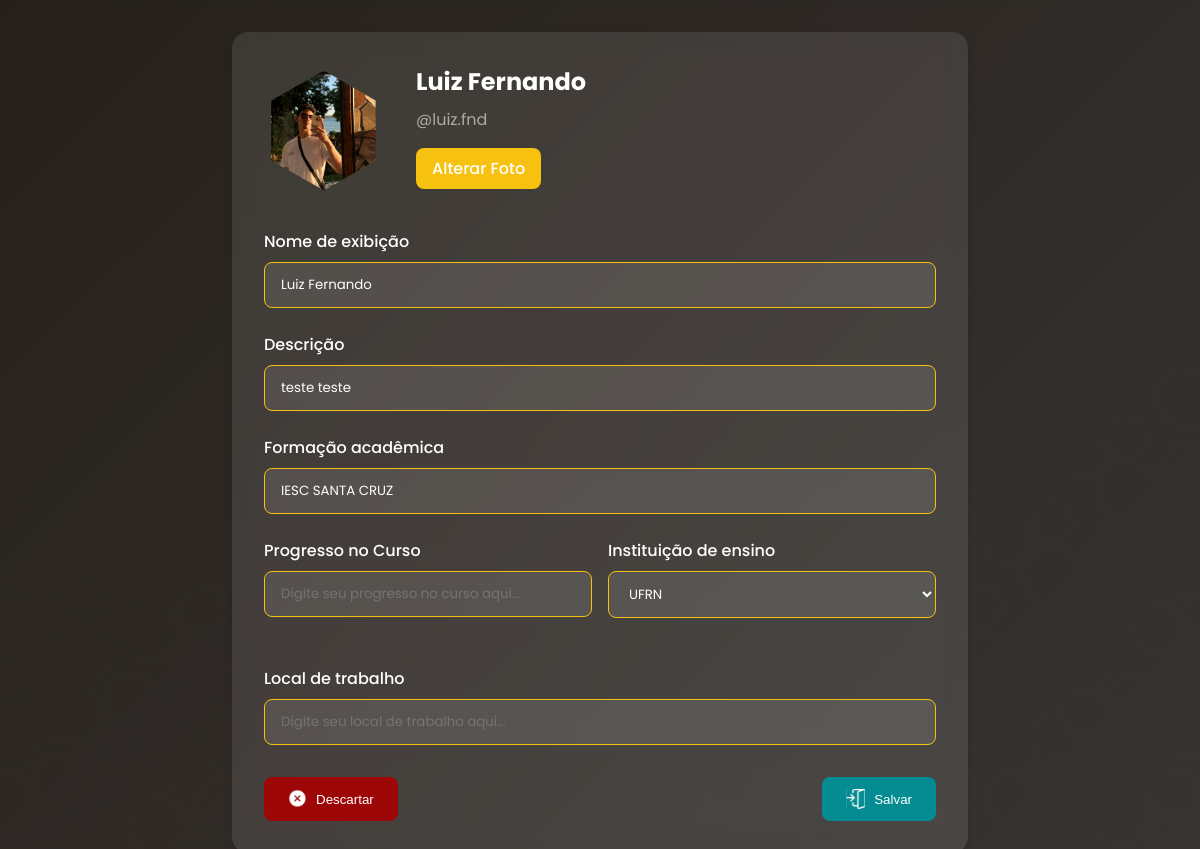
/editar-perfil/ (signed in), run on an earlier commit of the app's database.
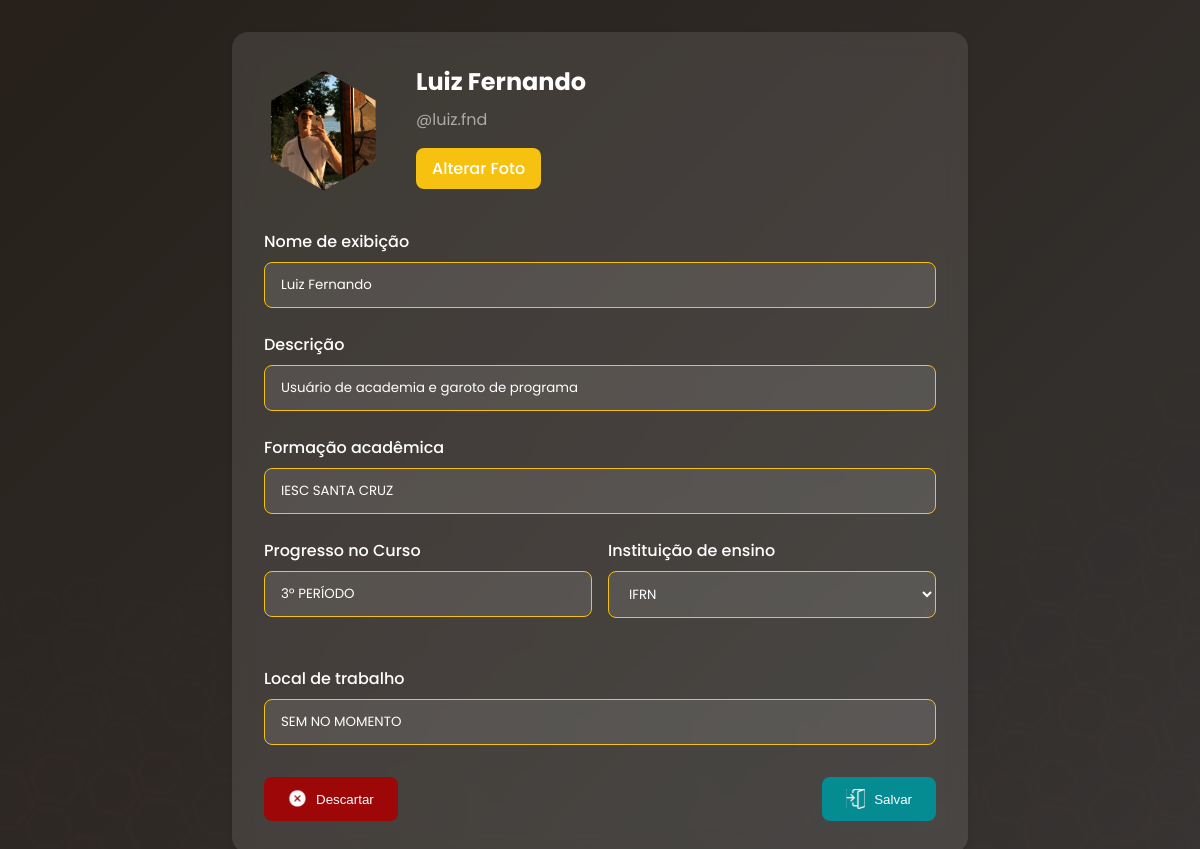
And on a later commit of the database.
### app_bizzu/models/usuario.py (models this page shows, shortened)
class Usuario(AbstractUser):
    nome = models.CharField(verbose_name="Nome", max_length=50)
    descricao = models.CharField(verbose_name="Descrição", max_length=200)
    imagemPerfil = models.ImageField(verbose_name="Imagem de perfil", upload_to="usuarios/%Y/%m/%d/", null=True)
    escolaFormacao = models.CharField(verbose_name="Escola de formação", max_length=30, blank=True, null=True)
    instituicaoAtual = models.CharField(verbose_name="Instituição atual", max_length=30, blank=True, null=True)
    localTrabalho = models.CharField(verbose_name="Local de trabalho", max_length=30, blank=True, null=True)
    progressoCurso = models.CharField(verbose_name="Progresso no curso", max_length=20, blank=True, null=True)
    repositoriosFavoritados = models.ManyToManyField("Repositorio", verbose_name="Repositórios salvos", symmetrical=False,related_name="repositorios_favoritados", blank=True)
    criado_em = models.DateTimeField(auto_now_add=True, verbose_name="Criado em", null=True, blank=True)
    segue = models.ManyToManyField("self",symmetrical=False, verbose_name="Segue", related_name="seguido_por", default=0, blank=True) # quem eu sigo
    seguidores = models.ManyToManyField("self",symmetrical=False, verbose_name="Seguidores", related_name="seguindo", default=0, blank=True) # quem me segue
    comunidades = models.ManyToManyField("Comunidade",verbose_name="Comunidades",related_name="seguido_por",blank=True)

### app_bizzu/views/usuarioView.py (the view)
# urls.py: path('editar-perfil/', usuarioView.UsuarioView.cadastro_perfil, name='cadastro_perfil'),
    @login_required
    def cadastro_perfil(request):
        usuario = request.user  # Obtém o usuário logado
        if request.method == "POST":
            form = CadastrarPerfilForm(request.POST, request.FILES, instance=usuario)
            if form.is_valid():
                form.save()
                return redirect('perfil', username=usuario.username)
        else:
            form = EditarPerfilForm(instance=usuario)
        return render(request, 'cadastro_perfil.html', {'form': form})

### app_bizzu/templates/cadastro_perfil.html (shortened to what this page needs)
{% load static %}
<!DOCTYPE html>
<html lang="pt-br">
<head>
    <link rel="stylesheet" href="{% static 'css/cadastro_perfil.css' %}">
</head>
<body>
    <main class="editarPerfil">
        <form method="post" enctype="multipart/form-data" class="profile-form">
            <div class="profile-header">
                <div class="profile-image-container">
                    <div class="profile-image">
                        <img src="{% if user.imagemPerfil %}{{ user.imagemPerfil.url }}{% else %}{% static 'img/icones_perfil/semFoto.svg' %}{% endif %}"
                             alt="Imagem de Perfil"
                             id="preview-image">
                    </div>
                    <div class="profile-info">
                        <h3>{{ user.nome }}</h3>
                        <p>@{{ user.username }}</p>
                        <label for="id_imagemPerfil" class="alterar">
                            Alterar Foto
                        </label>
                    </div>
                </div>
            </div>
            <div class="form-group">
                <label for="id_nome">Nome de exibição</label>
                {{ form.nome }}
            </div>
            <div class="form-group">
                <label for="id_descricao">Descrição</label>
                {{ form.descricao }}
            </div>
            <div class="form-group">
                <label for="id_escolaFormacao">Formação acadêmica</label>
                {{ form.escolaFormacao }}
            </div>
            <div class="form-row">
                <div class="form-group half">
                    <label for="id_progressoCurso">Progresso no Curso</label>
                    {{ form.progressoCurso }}
                </div>
                <div class="form-group half" id="brancasso">
                    <label for="id_instituicaoAtual">Instituição de ensino</label>
                    {{ form.instituicaoAtual }}
                </div>
            </div>
            <div class="form-group">
                <label for="id_localTrabalho">Local de trabalho</label>
                {{ form.localTrabalho }}
            </div>
            <div class="form-actions">
                <button type="reset" class="btn btn-danger">
                    <img src="{% static 'img/botaofechar.png' %}" alt="Descartar">
                    <span>Descartar</span>
                </button>
                <button type="submit" class="btn btn-success">
                    <img src="{% static 'img/entrar.svg' %}" alt="Salvar">
                    <span>Salvar</span>
                </button>
            </div>
        </form>
    </main>
</body>
</html>

What changed in the data, as far as the page shows it:
changed Usuario "Luiz Fernando": descricao "teste teste" → "Usuário de academia e garoto de programa"; progressoCurso (not shown) → "3º PERÍODO"; instituicaoAtual "UFRN" → "IFRN"; localTrabalho (not shown) → "SEM NO MOMENTO"
